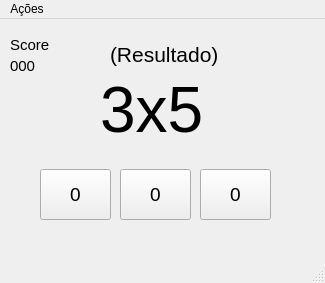
<?xml version="1.0" encoding="UTF-8"?>
<ui version="4.0">
 <class>MainWindow</class>
 <widget class="QMainWindow" name="MainWindow">
  <property name="geometry">
   <rect>
    <x>0</x>
    <y>0</y>
    <width>325</width>
    <height>283</height>
   </rect>
  </property>
  <property name="windowTitle">
   <string>MainWindow</string>
  </property>
  <widget class="QWidget" name="centralwidget">
   <widget class="QLabel" name="scoreLabel">
    <property name="geometry">
     <rect>
      <x>10</x>
      <y>10</y>
      <width>41</width>
      <height>31</height>
     </rect>
    </property>
    <property name="font">
     <font>
      <pointsize>11</pointsize>
     </font>
    </property>
    <property name="text">
     <string>Score</string>
    </property>
   </widget>
   <widget class="QLabel" name="scoreDigit">
    <property name="geometry">
     <rect>
      <x>10</x>
      <y>40</y>
      <width>47</width>
      <height>13</height>
     </rect>
    </property>
    <property name="font">
     <font>
      <pointsize>11</pointsize>
     </font>
    </property>
    <property name="text">
     <string>000</string>
    </property>
   </widget>
   <widget class="QLabel" name="challengeLabel">
    <property name="geometry">
     <rect>
      <x>100</x>
      <y>50</y>
      <width>171</width>
      <height>81</height>
     </rect>
    </property>
    <property name="font">
     <font>
      <pointsize>48</pointsize>
     </font>
    </property>
    <property name="text">
     <string>3x5</string>
    </property>
   </widget>
   <widget class="QLabel" name="resultLabel">
    <property name="geometry">
     <rect>
      <x>110</x>
      <y>10</y>
      <width>151</width>
      <height>51</height>
     </rect>
    </property>
    <property name="font">
     <font>
      <pointsize>16</pointsize>
     </font>
    </property>
    <property name="autoFillBackground">
     <bool>false</bool>
    </property>
    <property name="styleSheet">
     <string notr="true"/>
    </property>
    <property name="text">
     <string>(Resultado)</string>
    </property>
   </widget>
   <widget class="QPushButton" name="btnResponse2">
    <property name="geometry">
     <rect>
      <x>120</x>
      <y>150</y>
      <width>71</width>
      <height>51</height>
     </rect>
    </property>
    <property name="font">
     <font>
      <pointsize>14</pointsize>
     </font>
    </property>
    <property name="mouseTracking">
     <bool>false</bool>
    </property>
    <property name="text">
     <string>0</string>
    </property>
   </widget>
   <widget class="QPushButton" name="btnResponse1">
    <property name="geometry">
     <rect>
      <x>40</x>
      <y>150</y>
      <width>71</width>
      <height>51</height>
     </rect>
    </property>
    <property name="font">
     <font>
      <pointsize>14</pointsize>
     </font>
    </property>
    <property name="mouseTracking">
     <bool>false</bool>
    </property>
    <property name="text">
     <string>0</string>
    </property>
   </widget>
   <widget class="QPushButton" name="btnResponse3">
    <property name="geometry">
     <rect>
      <x>200</x>
      <y>150</y>
      <width>71</width>
      <height>51</height>
     </rect>
    </property>
    <property name="font">
     <font>
      <pointsize>14</pointsize>
     </font>
    </property>
    <property name="mouseTracking">
     <bool>false</bool>
    </property>
    <property name="text">
     <string>0</string>
    </property>
   </widget>
  </widget>
  <widget class="QMenuBar" name="menubar">
   <property name="geometry">
    <rect>
     <x>0</x>
     <y>0</y>
     <width>325</width>
     <height>21</height>
    </rect>
   </property>
   <widget class="QMenu" name="menuA_es">
    <property name="title">
     <string>Ações</string>
    </property>
    <addaction name="actionClearScore"/>
   </widget>
   <addaction name="menuA_es"/>
  </widget>
  <widget class="QStatusBar" name="statusbar"/>
  <action name="actionClearScore">
   <property name="text">
    <string>Limpar pontuação</string>
   </property>
  </action>
 </widget>
 <resources/>
 <connections/>
</ui>
